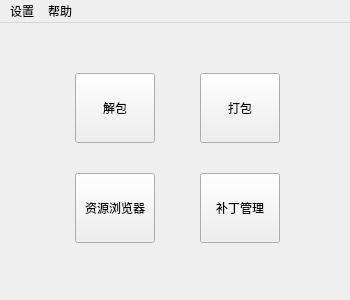
<?xml version="1.0" encoding="UTF-8"?>
<ui version="4.0">
 <class>UIMainWindow</class>
 <widget class="QMainWindow" name="UIMainWindow">
  <property name="geometry">
   <rect>
    <x>0</x>
    <y>0</y>
    <width>350</width>
    <height>300</height>
   </rect>
  </property>
  <property name="sizePolicy">
   <sizepolicy hsizetype="Fixed" vsizetype="Fixed">
    <horstretch>0</horstretch>
    <verstretch>0</verstretch>
   </sizepolicy>
  </property>
  <property name="minimumSize">
   <size>
    <width>350</width>
    <height>300</height>
   </size>
  </property>
  <property name="maximumSize">
   <size>
    <width>350</width>
    <height>300</height>
   </size>
  </property>
  <property name="windowTitle">
   <string>Mabinogi package helper</string>
  </property>
  <property name="windowIcon">
   <iconset resource="../resource.qrc">
    <normaloff>:/img/resource/mabi.ico</normaloff>:/img/resource/mabi.ico</iconset>
  </property>
  <widget class="QWidget" name="centralwidget">
   <widget class="QPushButton" name="extractBtn">
    <property name="geometry">
     <rect>
      <x>75</x>
      <y>50</y>
      <width>80</width>
      <height>70</height>
     </rect>
    </property>
    <property name="text">
     <string>解包</string>
    </property>
   </widget>
   <widget class="QPushButton" name="packBtn">
    <property name="geometry">
     <rect>
      <x>200</x>
      <y>50</y>
      <width>80</width>
      <height>70</height>
     </rect>
    </property>
    <property name="text">
     <string>打包</string>
    </property>
   </widget>
   <widget class="QPushButton" name="managerBtn">
    <property name="geometry">
     <rect>
      <x>200</x>
      <y>150</y>
      <width>80</width>
      <height>70</height>
     </rect>
    </property>
    <property name="text">
     <string>补丁管理</string>
    </property>
   </widget>
   <widget class="QPushButton" name="explorerBtn">
    <property name="geometry">
     <rect>
      <x>75</x>
      <y>150</y>
      <width>80</width>
      <height>70</height>
     </rect>
    </property>
    <property name="text">
     <string>资源浏览器</string>
    </property>
   </widget>
  </widget>
  <widget class="QMenuBar" name="menubar">
   <property name="geometry">
    <rect>
     <x>0</x>
     <y>0</y>
     <width>350</width>
     <height>22</height>
    </rect>
   </property>
   <widget class="QMenu" name="menu">
    <property name="title">
     <string>设置</string>
    </property>
    <addaction name="action_3"/>
   </widget>
   <widget class="QMenu" name="menu_2">
    <property name="title">
     <string>帮助</string>
    </property>
    <addaction name="action"/>
    <addaction name="action_2"/>
   </widget>
   <addaction name="menu"/>
   <addaction name="menu_2"/>
  </widget>
  <action name="action">
   <property name="text">
    <string>如何使用</string>
   </property>
  </action>
  <action name="action_2">
   <property name="text">
    <string>关于...</string>
   </property>
  </action>
  <action name="action_3">
   <property name="text">
    <string>设置游戏路径</string>
   </property>
  </action>
 </widget>
 <resources>
  <include location="../resource.qrc"/>
 </resources>
 <connections/>
</ui>
